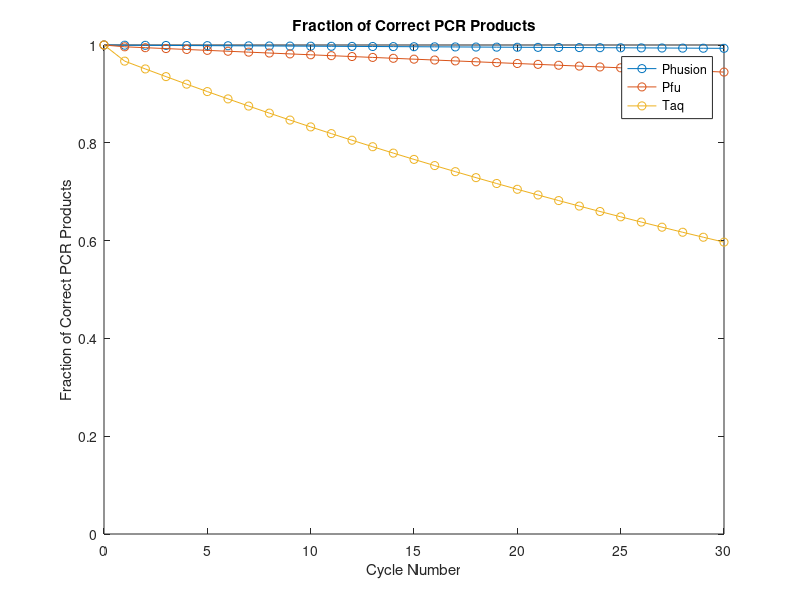

The MATLAB script that drew this image:
%%Fraction of Correct PCR Products

cycles = 30; % how many cycles of PCR to simulate?
construct_length = 1000;
error_rates = [4.4 36.7 330] * 10^(-7) * construct_length; % TODO: replace ? with a number
% such that this vector holds the error rates per DNA molecule per PCR cycle
initial_dsDNA = 10^10;

num_polmerases = length(error_rates);
cycle_num = 0:1:cycles; % start with cycle 0, then cycle 1, etc
frac_correct = ones(num_polmerases, cycles + 1); % a matrix where each row is a
% polymerase and each column is the fraction of correct products at a cycle

correct_dsDNA = zeros(num_polmerases, cycles); % a matrix where each row is a
% polymerase and each column is the number of correct dsDNA at a cycle
for i = 1:num_polmerases
    correct_dsDNA(i, 1) = initial_dsDNA;
end
incorrect_dsDNA = zeros(num_polmerases, cycles); % dsDNA with both strands being incorrect
half_correct_dsDNA = zeros(num_polmerases, cycles); % dsDNA with exactly one strand being incorrect
total_dsDNA = zeros(num_polmerases, cycles);

correct_ssDNA = zeros(num_polmerases, cycles);
incorrect_ssDNA = zeros(num_polmerases,cycles);
total_ssDNA = zeros(num_polmerases,cycles);

for j = 2:(cycles + 1) % iterate over cycles
    % At each cycle, dsDNA is melted into ssDNA and each undergoes replication.
    % A correct ssDNA might be the basis of making an incorrect ssDNA.
    % An incorrect ssDNA will be the basis of making an incorrect ssDNA.
    % Remember that we always have any ssDNA from the previous cycle.
    correct_ssDNA(:,j) = 2*correct_dsDNA(:,j-1) + half_correct_dsDNA(:,j-1);
    incorrect_ssDNA(:,j) = 2*incorrect_dsDNA(:,j-1) + half_correct_dsDNA(:,j-1);
    total_ssDNA(:,j) = correct_ssDNA(:,j) + incorrect_ssDNA(:,j);
    
    for i = 1:num_polmerases % iterate over polymerases
        % TODO: update the correct_dsDNA, incorrect_dsDNA, half_correct_dsDNA,
        % frac_correct matrices
        
        half_correct_dsDNA(i,j) = (error_rates(i))*correct_ssDNA(i,j);
        correct_dsDNA(i,j) = (1 - error_rates(i))*correct_ssDNA(i,j);
        incorrect_dsDNA(i,j) = incorrect_ssDNA(i,j);
        total_dsDNA(i,j) = correct_dsDNA(i,j)+half_correct_dsDNA(i,j)+incorrect_dsDNA(i,j);
        
        frac_correct(i,j) = (correct_dsDNA(i,j))/(half_correct_dsDNA(i,j) + incorrect_dsDNA(i,j) + correct_dsDNA(i,j));
    end
end

plot(cycle_num, frac_correct, 'o-') % plot the results
xlabel('Cycle Number'); ylabel('Fraction of Correct PCR Products');
legend('Phusion','Pfu','Taq'); 
title('Fraction of Correct PCR Products');
% TODO: label axes
axis([0 cycles 0 1])

%%